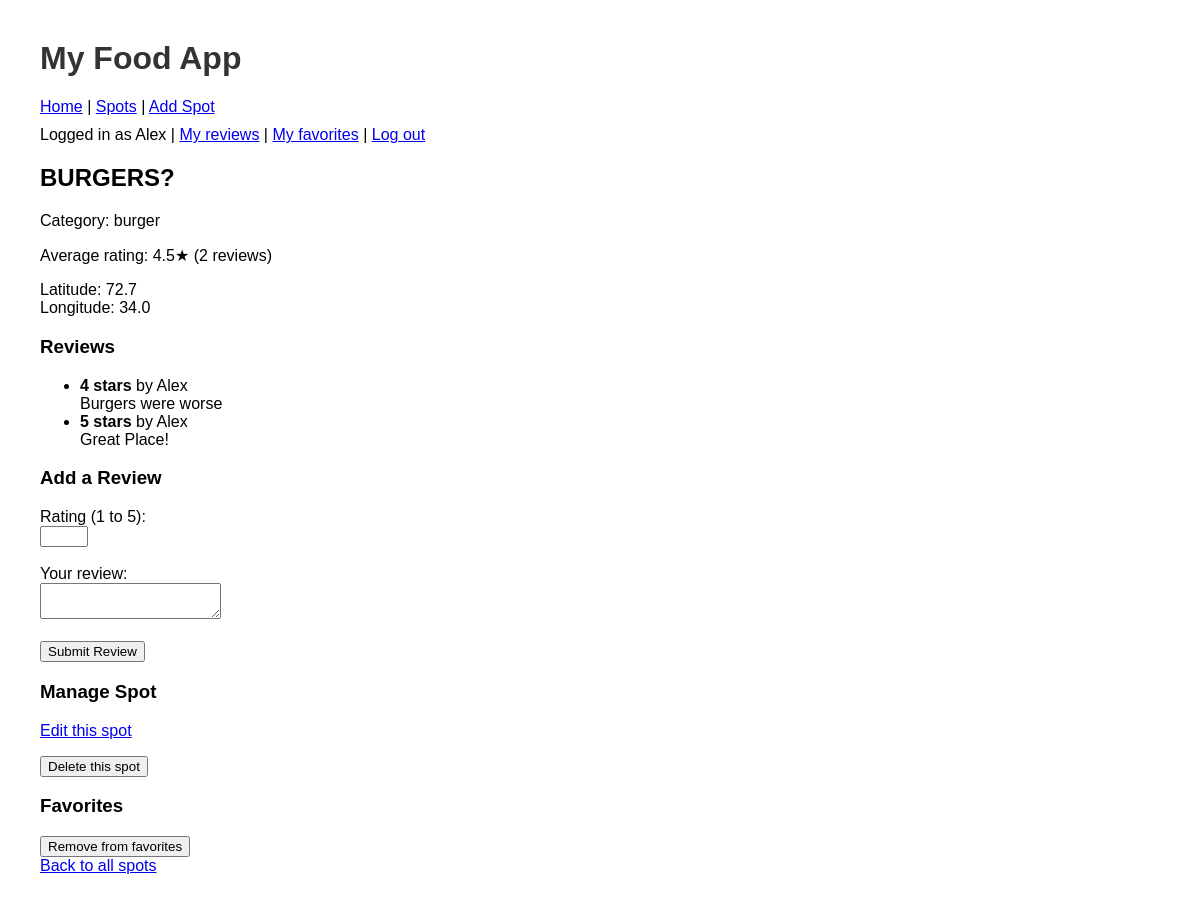
/spot/2 (signed in), run on the app's committed database.
### tables this page shows
CREATE TABLE users (
    id INTEGER PRIMARY KEY AUTOINCREMENT,
    username TEXT UNIQUE NOT NULL,
    hash TEXT NOT NULL
, is_admin INTEGER DEFAULT 0);

CREATE TABLE spots (
    id INTEGER PRIMARY KEY AUTOINCREMENT,
    name TEXT NOT NULL,
    category TEXT,
    latitude REAL,
    longitude REAL
, late_night INTEGER DEFAULT 0, fine_dining INTEGER DEFAULT 0, health_conscious INTEGER DEFAULT 0, affordable INTEGER DEFAULT 0, sweet_treat INTEGER DEFAULT 0, close INTEGER DEFAULT 0);

CREATE TABLE reviews (
    id INTEGER PRIMARY KEY AUTOINCREMENT,
    spot_id INTEGER NOT NULL,
    rating INTEGER NOT NULL,
    text TEXT,
    user_id INTEGER,
    created_at TIMESTAMP DEFAULT CURRENT_TIMESTAMP
);

### app.py (the view)
@app.route("/spot/<int:spot_id>")
def spot_detail(spot_id):
    if not session.get("user_id"):
        return redirect(url_for("login"))
    db = get_db()
    spot = db.execute(
        """
        SELECT
            id,
            name,
            category,
            latitude,
            longitude,
            late_night,
            fine_dining,
            health_conscious,
            affordable,
            sweet_treat,
            close
        FROM spots
        WHERE id = ?
        """,
        (spot_id,)
    ).fetchone()
    reviews = db.execute(
        """
        SELECT reviews.rating,
               reviews.text,
               users.username
        FROM reviews
        LEFT JOIN users ON reviews.user_id = users.id
        WHERE reviews.spot_id = ?
        ORDER BY reviews.id DESC
        """,
        (spot_id,)
    ).fetchall()
    avg_row = db.execute(
        "SELECT ROUND(AVG(rating), 1) AS avg_rating, COUNT(*) AS review_count FROM reviews WHERE spot_id = ?",
        (spot_id,)
    ).fetchone()
    avg_rating = avg_row["avg_rating"]
    review_count = avg_row["review_count"]
    is_favorite = False
    if session.get("user_id") and spot is not None:
        fav = db.execute(
            "SELECT 1 FROM favorites WHERE user_id = ? AND spot_id = ?",
            (session["user_id"], spot_id)
        ).fetchone()
        is_favorite = fav is not None
    db.close()
    if spot is None:
        return "Spot not found", 404
    return render_template(
        "spot_detail.html",
        spot=spot,
        reviews=reviews,
        is_favorite=is_favorite,
        avg_rating=avg_rating,
        review_count=review_count
    )

### app.py (called while the page is built)
def get_db():
    connection = sqlite3.connect("spots.db")
    connection.row_factory = sqlite3.Row  # lets us use column names later
    return connection

### templates/spot_detail.html (shortened to what this page needs)
{% extends "layout.html" %}
{% block content %}
<h2>{{ spot["name"] }}</h2>
<p>Category: {{ spot["category"] }}</p>
{% if avg_rating %}
  <p>Average rating: {{ avg_rating }}★ ({{ review_count }} review{% if review_count != 1 %}s{% endif %})</p>
{% else %}
  <p>No ratings yet.</p>
{% endif %}
<p>
  Latitude: {{ spot["latitude"] }}<br>
  Longitude: {{ spot["longitude"] }}
</p>
<h3>Reviews</h3>
{% if reviews %}
  <ul>
    {% for review in reviews %}
  <li>
    <strong>{{ review["rating"] }} stars</strong>
    {% if review["username"] %}
      by {{ review["username"] }}
    {% endif %}
    <br>
    {{ review["text"] }}
  </li>
{% endfor %}
  </ul>
{% else %}
  <p>No reviews yet.</p>
{% endif %}
{% if session.get("user_id") %}
  <h3>Add a Review</h3>
  <form action="/spot/{{ spot['id'] }}/review" method="POST">
    <label>Rating (1 to 5):</label><br>
    <input type="number" name="rating" min="1" max="5" required><br><br>
    <label>Your review:</label><br>
    <textarea name="text" required></textarea><br><br>
    <button type="submit">Submit Review</button>
  </form>
{% else %}
  <p><a href="/login">Log in</a> to add a review.</p>
{% endif %}
{% if session.get("is_admin") %}
<h3>Manage Spot</h3>
<p>
  <a href="/spot/{{ spot['id'] }}/edit">Edit this spot</a>
</p>
<form action="/spot/{{ spot['id'] }}/delete" method="POST"
      onsubmit="return confirm('Are you sure you want to delete this spot?');">
  <button type="submit">Delete this spot</button>
</form>
{% endif %}
<h3>Favorites</h3>
{% if session.get("user_id") %}
  {% if is_favorite %}
    <form action="/spot/{{ spot['id'] }}/unfavorite" method="POST">
      <button type="submit">Remove from favorites</button>
    </form>
  {% else %}
    <form action="/spot/{{ spot['id'] }}/favorite" method="POST">
      <button type="submit">Add to favorites</button>
    </form>
  {% endif %}
{% else %}
  <p><a href="/login">Log in</a> to add this spot to your favorites.</p>
{% endif %}
<a href="/spots">Back to all spots</a>
{% endblock %}

### templates/layout.html (shortened to what this page needs)
<!doctype html>
<html>
  <head>
    <link rel="stylesheet" href="{{ url_for('static', filename='styles.css') }}">
    <link
      rel="stylesheet"
      href="https://unpkg.com/leaflet@1.9.4/dist/leaflet.css"
    />
  </head>
  <body>
    <header>
      <h1>My Food App</h1>
      <nav>
        <a href="/">Home</a> |
        <a href="/spots">Spots</a> |
        <a href="/add-spot">Add Spot</a>
      </nav>
      <div style="margin-top: 10px;">
        {% if session.get("user_id") %}
          Logged in as {{ session["username"] }} |
          <a href="/my-reviews">My reviews</a> |
          <a href="/favorites">My favorites</a> |
          <a href="/logout">Log out</a>
        {% else %}
          <a href="/login">Log in</a> |
          <a href="/register">Register</a>
        {% endif %}
      </div>
    </header>
    <main>
      {% block content %}{% endblock %}
    </main>
  </body>
</html>

### static/styles.css (style rules this page uses)
body { font-family: Arial, sans-serif; margin: 40px; }
h1 { color: #333; }

### data on the page
users: username "Alex"
spots: name "BURGERS?", category "burger", latitude "72.7", longitude "34.0"
reviews: rating "4", username "Alex", text "Burgers were worse"
reviews: rating "5", username "Alex", text "Great Place!"

### other printed values
{{ avg_rating }} "4.5"
{{ review_count }} "2"
